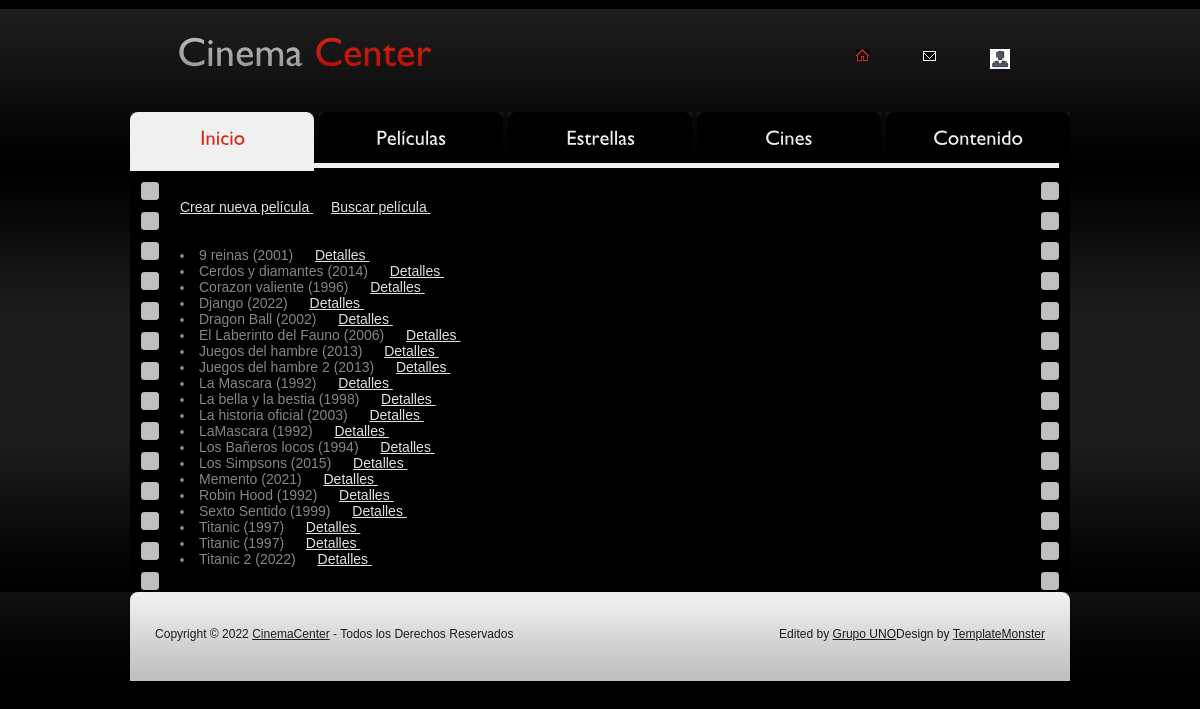
Page /cineproyecto/all-movies-list/ on the earlier database version.
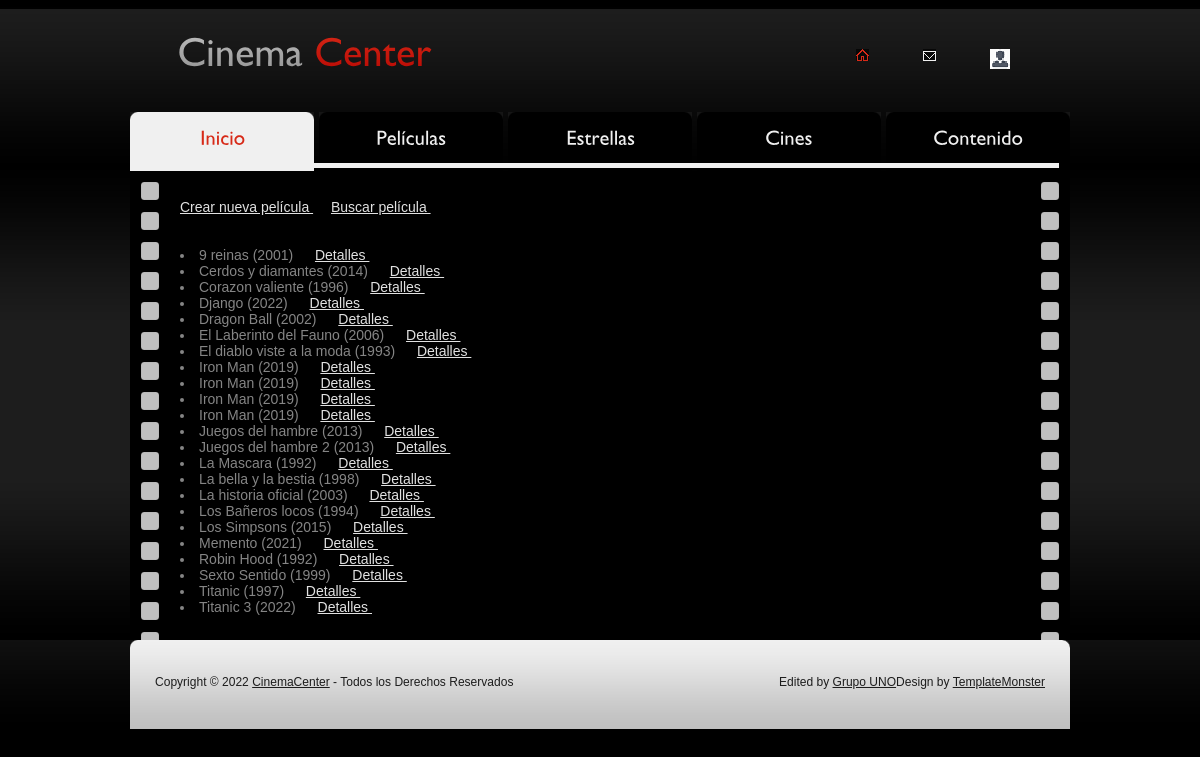
Same page on the later database version.
### cineproyecto/models.py (models this page shows)
class Movies(models.Model):
    name = models.CharField("Título",max_length=30)
    date = models.DateField("FechaLanzamiento")
    act = models.ManyToManyField(Actors)
    dir = models.ManyToManyField(Directors)
    def __str__(self) -> str:
        year = self.date.year
        return f"{self.name} ({year})"
    class Meta:
        verbose_name = "Película"
        verbose_name_plural = "Películas"
        unique_together = ["name","date",]

### cineproyecto/views.py (the view)
# urls.py: path('all-movies-list/', Allmovieslist.as_view(), name = 'Movieslist'),
class Allmovieslist (ListView):
    model = Movies
    template_name = "all-movies-list.html"
    def get_queryset(self):
        return Movies.objects.order_by('name')

### cineproyecto/templates/all-movies-list.html (shortened to what this page needs)
{% extends 'main-template.html' %}
    {% block contenido %}
    <body>
    <div class="tail-top">
        <div class="tail-bottom">
            <div id="main">
                <div id="content">
                    <div class="line-hor"></div>
                    <div class="box">
                      <div class="border-right">
                        <div class="border-left">
                          <div class="inner">
                        <a href='{% url "Peliculas" %}' color="black">Crear nueva película </a> &emsp;
                        <a href='{% url "BusquedaPelicula" %}'>Buscar película </a> &emsp;
                        <br><br><br>
                        {% for movie in object_list%}
                            <li>
                                {{movie}} &emsp;
                                <a href='{% url "Detalles" movie.id %}'> Detalles </a> &nbsp;
                            </li>
                        {% endfor %}
                            </div>
                        </div>
                    </div>
                </div>
                </div>
            </div>
        </div>
    </div>
    </body>
    {% endblock contenido %}

Differences in the rows shown:
removed Movies: date+name "LaMascara (1992)"
removed Movies: date+name "Titanic (1997)"
added Movies: date+name "El diablo viste a la moda (1993)"
added Movies: date+name "Iron Man (2019)"
added Movies: date+name "Iron Man (2019)"
added Movies: date+name "Iron Man (2019)"
added Movies: date+name "Iron Man (2019)"
changed Movies: date+name "Titanic 2 (2022)" → "Titanic 3 (2022)"
